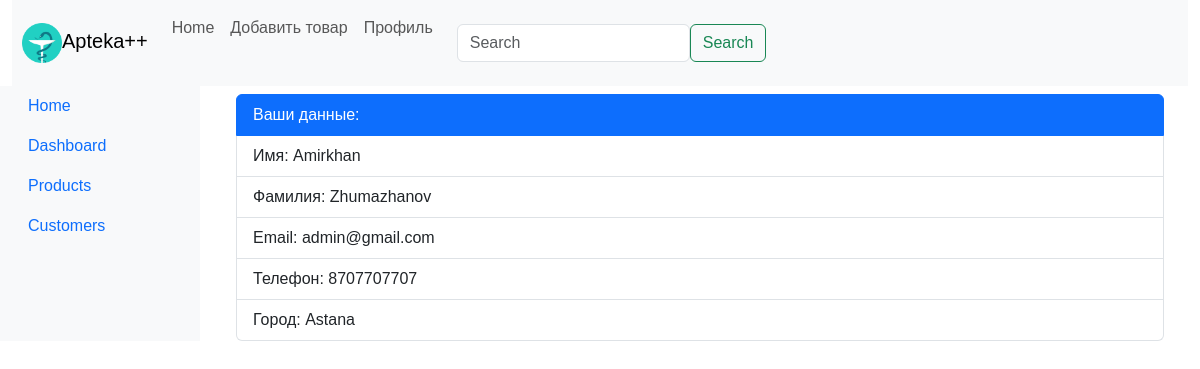
Screenshot of /profile (signed in) with the database file from the repository.
### main.py (models this page shows)
class Users(db.Model):
    id = db.Column(db.Integer, primary_key=True)
    name = db.Column(db.String(100), nullable=False)
    lastname = db.Column(db.String(100), nullable=False)
    email = db.Column(db.Text, nullable=False)
    phone = db.Column(db.Integer, nullable=False)
    city = db.Column(db.String(100), nullable=False)
    password = db.Column(db.String(60), nullable=False)

### main.py (the view)
@app.route('/profile')
def profile():
    user_id = session.get('user_id')
    if user_id:
        user = Users.query.get(user_id)
        return render_template('profile.html', title='Profile', user=user)
    else:
        flash('You need to login first.', 'warning')
        return redirect(url_for('login'))

### templates/profile.html (shortened to what this page needs)
{% extends 'base.html' %}
{% block body %}
<span class="border-0">
    <ul class="list-group">
        <li class="list-group-item active" aria-current="true">Ваши данные:</li>
        <li class="list-group-item">Имя: {{user.name}}</li>
        <li class="list-group-item">Фамилия: {{user.lastname}}</li>
        <li class="list-group-item">Email: {{user.email}}</li>
        <li class="list-group-item">Телефон: {{user.phone}}</li>
        <li class="list-group-item">Город: {{user.city}}</li>
      </ul>
</span>
{% endblock %}

### templates/base.html (shortened to what this page needs)
<!DOCTYPE html>
<html lang="en">
<head>
    <link href="https://cdn.jsdelivr.net/npm/bootstrap@5.3.2/dist/css/bootstrap.min.css" rel="stylesheet">
    <link rel="stylesheet" href="{{url_for('static', filename='css/main.css')}}">
</head>
<body>
<div class="container-fluid">
    <nav class="navbar navbar-expand-lg navbar-light bg-light">
        <a class="navbar-brand" href="/" style="margin-left: 10px"><img src="static/img/logo.png" width="40px" height="40px">Apteka++</a>
        <div class="collapse navbar-collapse" id="navbarNavDropdown">
            <ul class="navbar-nav ml-auto">
                <li class="nav-item active">
                    <a class="nav-link" href="/magazin">Home </a>
                </li>
                <li class="nav-item">
                    <a class="nav-link" href="/create">Добавить товар</a>
                </li>
                <li class="nav-item">
                    <a class="nav-link" href="/profile">Профиль</a>
                </li>
                <li class="nav-item">
                       <form method="POST" action="{{ url_for('magazin') }}" class="search">
    <input class="form-control mr-sm-2" type="search" placeholder="Search" aria-label="Search" name="searched" value="{{ request.form.get('searched', '') }}">
    <button class="btn btn-outline-success my-2 my-sm-0" type="submit">Search</button>
</form>
                </li>
            </ul>
        </div>
    </nav>
</div>
    <div class="container-fluid">
        <div class="row">
            <nav id="left-sidebar" class="col-md-3 col-lg-2 d-md-block bg-light sidebar">
            <div class="position-sticky">
                    <ul class="nav flex-column">
                        <li class="nav-item">
                            <a class="nav-link active" href="#">
                                Home
                            </a>
                        </li>
                        <li class="nav-item">
                            <a class="nav-link" href="#">
                                Dashboard
                            </a>
                        </li>
                        <li class="nav-item">
                            <a class="nav-link" href="#">
                                Products
                            </a>
                        </li>
                        <li class="nav-item">
                            <a class="nav-link" href="#">
                                Customers
                            </a>
                        </li>
                    </ul>
                </div>
            </nav>
            <main class="col-md-9 ms-sm-auto col-lg-10 px-md-4">
                <div class="container">
                    {% block body %}{% endblock %}
                </div>
            </main>
        </div>
    </div>
</body>
</html>

### static/css/main.css (style rules this page uses)
body { background-color: #ffff; margin: 0; font-family: Arial, sans-serif; display: flex; flex-direction: column; }
.search { display: flex; justify-content: space-between; padding: 1em; box-sizing: border-box; }
main { width: 1400px; height: auto; position: sticky; top: 20%; left: 300px; }

### rows the page displays
Users: name "Amirkhan", lastname "Zhumazhanov", email "admin@gmail.com", phone "8707707707", city "Astana"
